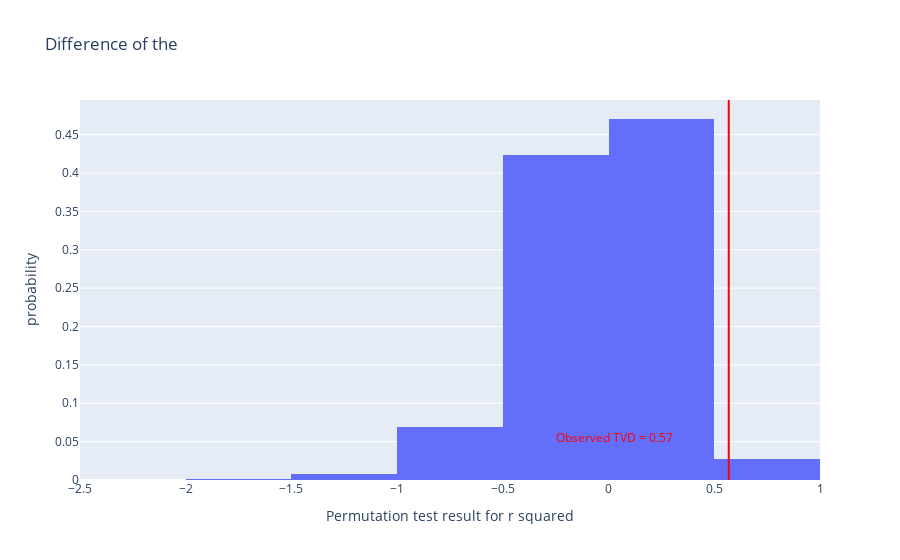

The code cell stored with this chart in its notebook:
### Code cell
data_frame_2 = pd.DataFrame(graph2)
data_frame_2.columns = ['Permutation test result for r squared']
fig2 = px.histogram(data_frame_2, x='Permutation test result for r squared', nbins=15, histnorm='probability', 
                   title='Difference of the ')
fig2.add_annotation(text=f'<span style="color:red">Observed TVD = {round(observed_diffrece_r_squared, 2)}</span>',
                   x=1.15 * (Accuracy_0-Accuracy_1), showarrow=False, y=0.055)
fig2.add_vline(x=observed_diffrece_r_squared, line_color='red')
p_value2 = (np.array(graph2) > (observed_diffrece_r_squared)).mean()
print(p_value2)
fig2

### Figure 1 — Plotly figure (JSON) as saved in the notebook; plotly's stock layout.template omitted (floating-point values rounded to 4 significant figures; data arrays with more than 128 entries replaced by an {"elided": "..."} marker saying what was removed)
{"data": [{"alignmentgroup": "True", "bingroup": "x", "histnorm": "probability", "hovertemplate": "Permutation test result for r squared=%{x}<br>probability=%{y}<extra></extra>", "legendgroup": "", "marker": {"color": "#636efa", "pattern": {"shape": ""}}, "name": "", "nbinsx": 15, "offsetgroup": "", "orientation": "v", "showlegend": false, "type": "histogram", "x": {"elided": "5000 float values"}, "xaxis": "x", "yaxis": "y"}], "layout": {"annotations": [{"showarrow": false, "text": "<span style=\"color:red\">Observed TVD = 0.57</span>", "x": 0.02952, "y": 0.055}], "barmode": "relative", "legend": {"tracegroupgap": 0}, "shapes": [{"line": {"color": "red"}, "type": "line", "x0": 0.5684, "x1": 0.5684, "xref": "x", "y0": 0, "y1": 1, "yref": "y domain"}], "title": {"text": "Difference of the "}, "xaxis": {"anchor": "y", "domain": [0, 1], "title": {"text": "Permutation test result for r squared"}}, "yaxis": {"anchor": "x", "domain": [0, 1], "title": {"text": "probability"}}}}
